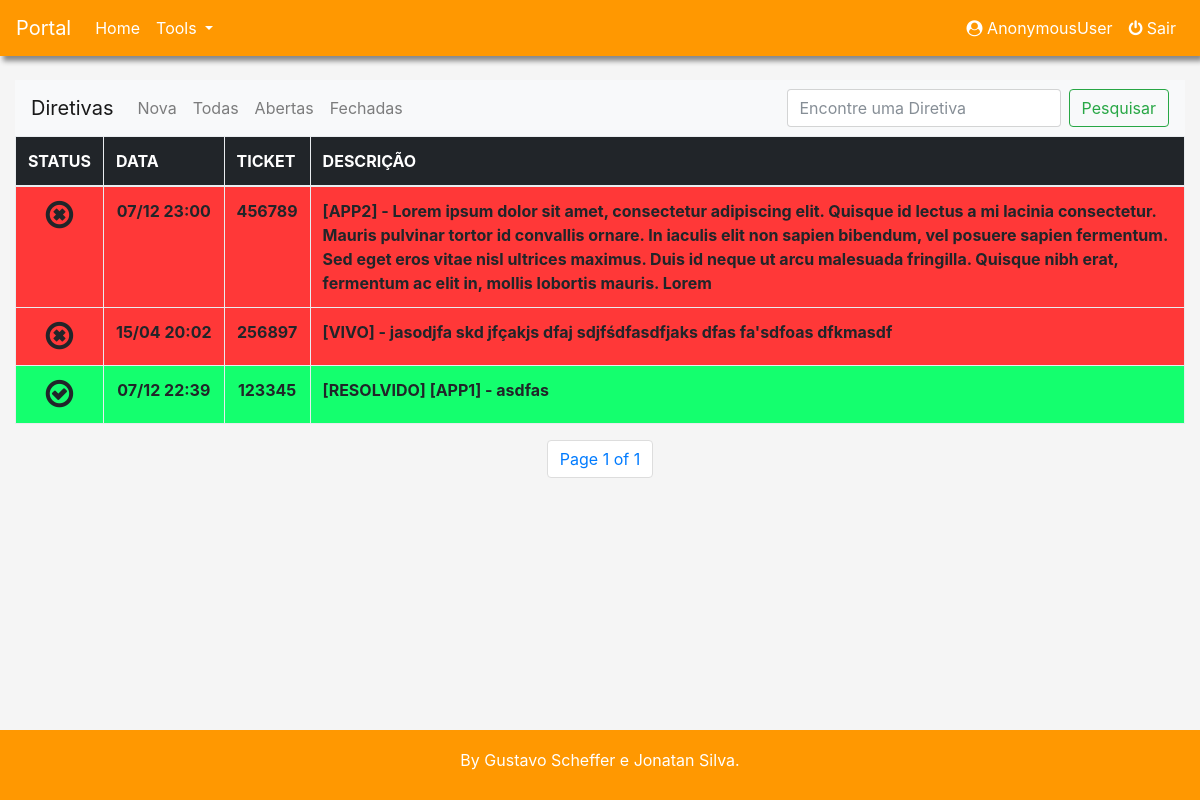
Before: /diretivas/ with the older database file.
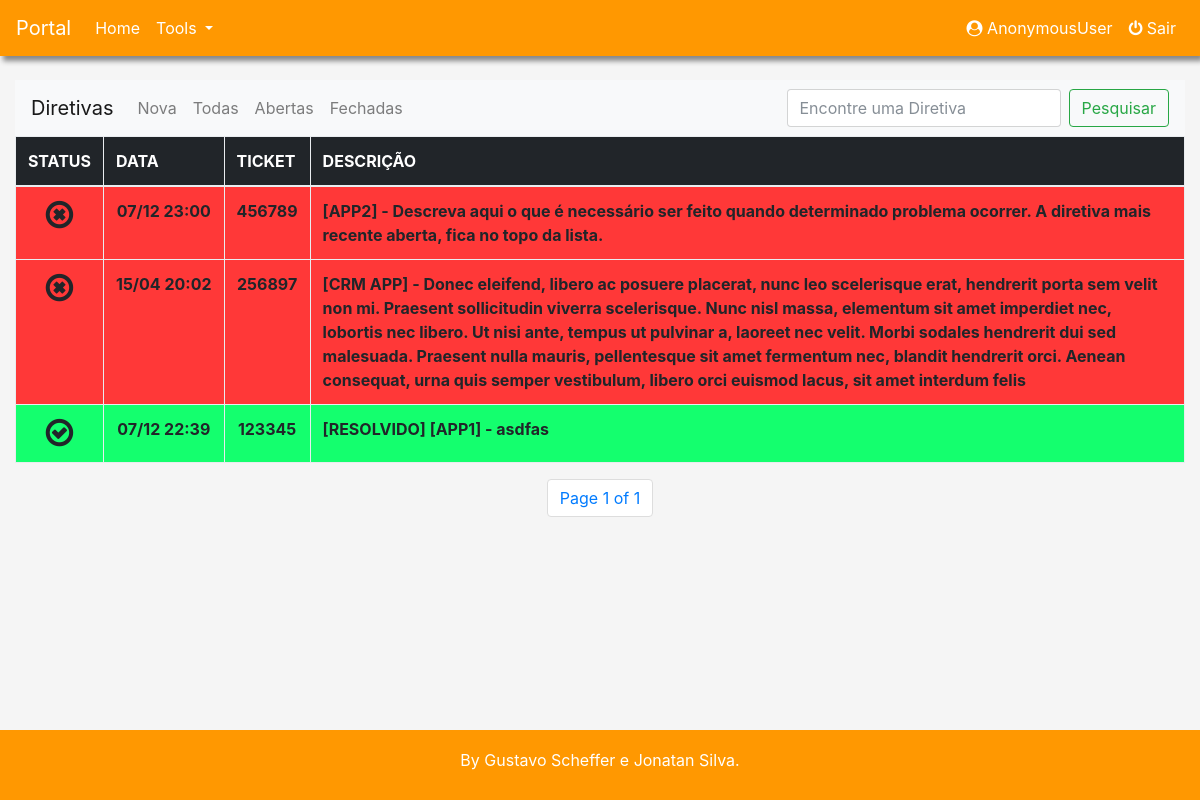
After: the same page with the newer database file.
### diretiva/models.py (models this page shows, shortened)
class Diretiva(models.Model):
    date_entry = models.DateTimeField(auto_now_add=True)  # em prod usar o auto_now_add
    status = models.BooleanField(blank=False, default=False)
    main_ticket = models.TextField(max_length=6, blank=False)
    product = models.CharField(blank=False, max_length=30)
    description = models.TextField(blank=False, max_length=500)
    date_update = models.DateTimeField(auto_now=True)  # em prod usar o auto_now
    date_closed = models.DateTimeField(null=True)
    class Meta:
        ordering = ['status', 'date_entry']

### diretiva/views.py (the view)
# urls.py: url(r'diretivas/$', views.home, name='diretiva_home'),
def home(request):
    diretiva_list = Diretiva.objects.all()
    paginator = Paginator(diretiva_list, 7)
    user_idc = request.user
    page = request.GET.get('page')
    try:
        diretivas = paginator.page(page)
    except PageNotAnInteger:
        diretivas = paginator.page(1)
    except EmptyPage:
        diretivas = paginator.page(paginator.num_pages)
    context = {'diretivas': diretivas, 'username': user_idc}
    return render(request, 'diretiva/index.html', context)

### diretiva/templates/diretiva/index.html (shortened to what this page needs)
{% extends "portal/base.html" %}
{% block content %}
<nav class="navbar navbar-expand-lg navbar-light bg-light">
  <a class="navbar-brand" href="/diretivas/">Diretivas</a>
  <div class="collapse navbar-collapse" id="navbarTogglerDemo02">
    <ul class="navbar-nav mr-auto mt-2 mt-lg-0">
      <li class="nav-item">
        <a class="nav-link" href="/diretivas/create/">Nova</a>
      </li>
      <li class="nav-item ">
        <a class="nav-link" href="/diretivas/all/">Todas</a>
      </li>
       <li class="nav-item">
        <a class="nav-link" href="/diretivas/abertas/">Abertas</a>
      </li>
       <li class="nav-item">
        <a class="nav-link" href="/diretivas/fechadas/">Fechadas</a>
      </li>
    </ul>
    <form class="form-inline my-2 my-lg-0">
      <input class="form-control mr-sm-2" type="text" placeholder="Encontre uma Diretiva">
      <button class="btn btn-outline-success my-2 my-sm-0" type="submit">Pesquisar</button>
    </form>
  </div>
</nav>
   <table id="diretiva-table" class="table table-responsive table-hover table-bordered">
      <thead class="thead-inverse">
         <tr>
            <th>STATUS</th>
            <th>DATA</th>
            <th>TICKET</th>
            <th>DESCRIÇÃO</th>
         </tr>
      </thead>
      <tbody>
      {% for diretiva in diretivas%}
         {% if diretiva.status %}
            <tr id="id_diretiva"
                class="primary"
                data-id="{{diretiva.id}}"
                data-status="Fechada"
                data-date_entry="{{diretiva.date_entry|date:'d/m H:i'}}"
                data-main_ticket="{{diretiva.main_ticket}}"
                data-product="{{diretiva.product}}"
                data-description="{{diretiva.description}}"
                data-date_update="{{diretiva.date_update|date:'d/m H:i'}}"
                data-date_closed="{{diretiva.date_closed|date:'d/m H:i'}}"
                data-toggle="modal"
                data-target="#exampleModal">
         {% else %}
            <tr id="id_diretiva"
                class="danger"
                data-id="{{diretiva.id}}"
                data-status="Aberta"
                data-date_entry="{{diretiva.date_entry|date:'d/m H:i'}}"
                data-main_ticket="{{diretiva.main_ticket|stringformat:'02d'}}"
                data-product="{{diretiva.product}}"
                data-description="{{diretiva.description}}"
                data-date_update="{{diretiva.date_update|date:'d/m H:i'}}"
                data-date_closed="{{diretiva.date_closed|date:'d/m H:i'}}"
                data-toggle="modal"
                data-target="#exampleModal">
         {% endif %}
		      <td id="icon">
               {% if diretiva.status %}
                  <i class="fa fa-check-circle-o  fa-2x" aria-hidden="true"></i>
               {%else%}
                  <i class="fa fa-times-circle-o  fa-2x" aria-hidden="true"></i>
               {% endif %}
            </td>
		      <td id="data_abertura">{{diretiva.date_entry|date:"d/m"}}&nbsp;{{diretiva.date_entry|date:"H:i"}}</td>
		      <td id="ticket">{{diretiva.main_ticket}}</td>
		      <td>
               {% if diretiva.status %}
                  [RESOLVIDO]
               {%endif%}
                  [{{diretiva.product|upper}}]&nbsp;-&nbsp;{{diretiva.description}}
            </td>
	      </tr>
      {% endfor %}
      </tbody>
   </table>
   <nav aria-label="diretiva-navigation">
     <ul class="pagination justify-content-center">
        {% if diretivas.number %}
            <li class="page-item"><a class="page-link" href="#">Page {{diretivas.number}} of {{diretivas.paginator.num_pages}}</a></li>
        {% endif %}
     </ul>
   </nav>
{% endblock %}

Changed rows visible on the page:
changed Diretiva "APP2": description "Lorem ipsum dolor sit amet, consectetur adipiscing elit. Quisque id lectus a mi lacinia consectetur. Mauris pulvinar tortor id convallis ornare. In iaculis elit non sapien bibendum, vel posuere sapien fermentum. Sed eget eros vitae nisl ultrices maximus. Duis id neque ut arcu malesuada fringilla. Quisque nibh erat, fermentum ac elit in, mollis lobortis mauris. Lorem" → "Descreva aqui o que é necessário ser feito quando determinado problema ocorrer. A diretiva mais recente aberta, fica no topo da lista."
changed Diretiva: product "VIVO" → "CRM APP"; description "jasodjfa skd jfçakjs dfaj sdjfśdfasdfjaks dfas fa'sdfoas dfkmasdf" → "Donec eleifend, libero ac posuere placerat, nunc leo scelerisque erat, hendrerit porta sem velit non mi. Praesent sollicitudin viverra scelerisque. Nunc nisl massa, elementum sit amet imperdiet nec, lobortis nec libero. Ut nisi ante, tempus ut pulvinar a, laoreet nec velit. Morbi sodales hendrerit dui sed malesuada. Praesent nulla mauris, pellentesque sit amet fermentum nec, blandit hendrerit orci. Aenean consequat, urna quis semper vestibulum, libero orci euismod lacus, sit amet interdum felis"
